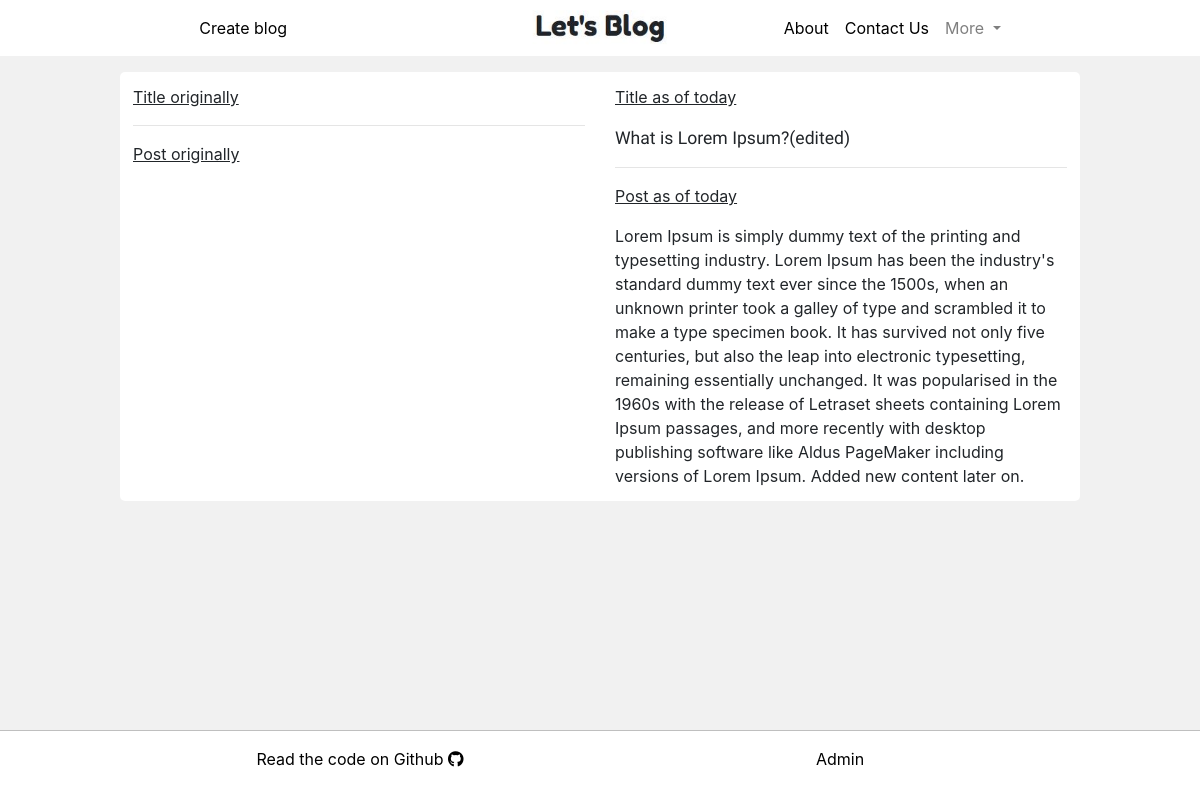
Before: /post/1/history (signed in) with the older database file.
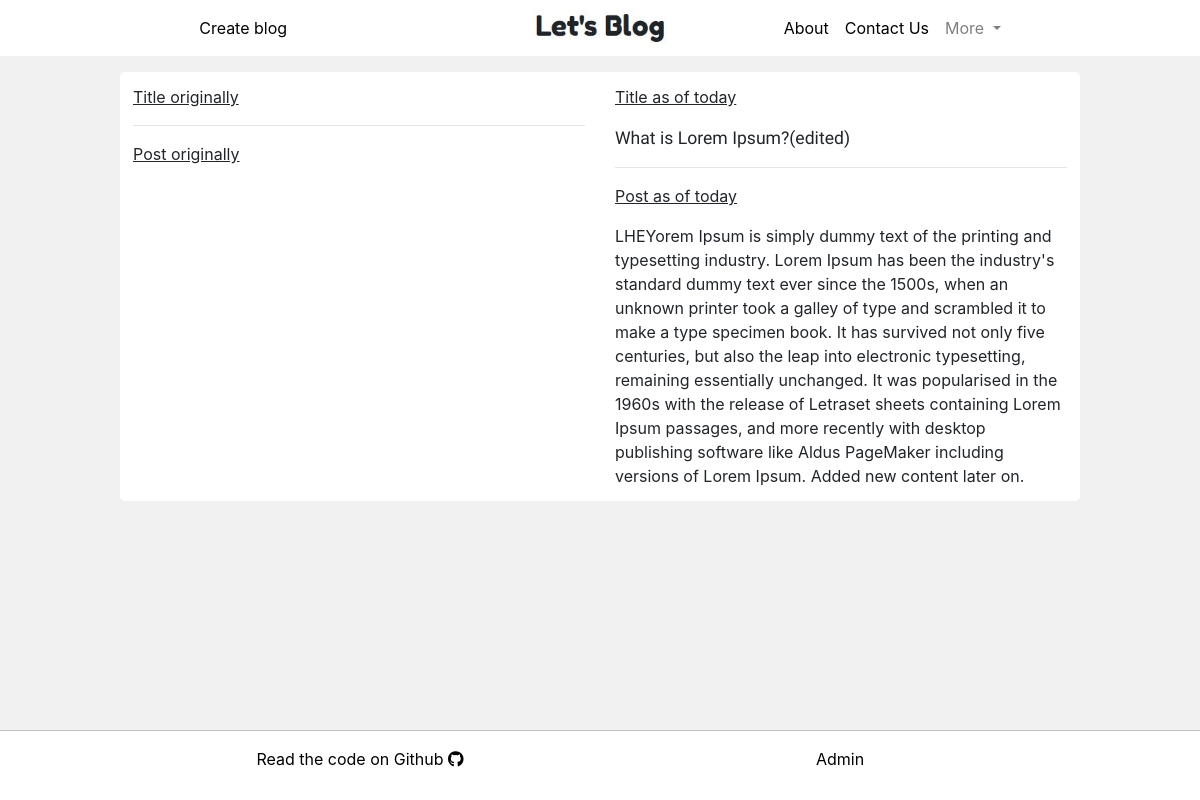
After: the same page with the newer database file.
### blogs_app/models.py (models this page shows, shortened)
class Post_model(models.Model):
    author = models.ForeignKey(Author_model, on_delete=models.CASCADE)
    title_original = models.CharField(max_length=200)
    title_edited = models.CharField(max_length=200, default="")
    body_original = models.TextField()
    body_edited = models.TextField(default="")
    created_on = models.DateTimeField(auto_now_add=True)
    created_on = models.DateTimeField(default=timezone.now())
    modified_on = models.DateTimeField(blank=True, null=True)
    published_on = models.DateTimeField(blank=True, null=True)
    likes = models.PositiveIntegerField(default=0)
    liked_by = models.ManyToManyField(Author_model, related_name="liked_by", blank=True, null=True, default=[])

### blogs_app/views.py (the view)
# urls.py: path('post/<int:pk>/history', DetailPostHistoryView.as_view(), name="history-post"),
class DetailPostHistoryView(LoginRequiredMixin, DetailView):
    login_url = '/login/'
    redirect_field_name = 'next'
    model = Post_model
    template_name = 'blogs_app/post_history.html'
    fields = ['title_original', 'body_original', 'created_on', 'author', 'published_on', 'title_edited', 'body_edited', 'likes']
    def get_context_data(self, **kwargs):
        context = super().get_context_data(**kwargs)
        author = Author_model.objects.filter(post_model=get_object_or_404(Post_model, id=self.kwargs['pk']))[0].author_name
        context['title'] = 'Post by ' + str(author)
        profile_pic = Author_model.objects.filter(author_name=self.request.user)[0].profile_pic
        context['profile_pic'] = profile_pic
        comments = Comment_model.objects.filter(post=self.kwargs['pk']).order_by('-created_on')
        context['comments'] = comments
        return context

### blogs_app/templates/blogs_app/post_history.html (shortened to what this page needs)
{% extends 'system_app/base.html' %}
{% block base_body_block %}
{% load staticfiles %}
<link rel="stylesheet" href="{% static 'blogs_app/post_history.css' %}">
<br><br>
<div class="container post-complete">
  <div class="row">
    <div class="col-md-6">
      <p class="underline">Title originally</p> <hr>
      <p class="underline">Post originally</p>
    </div>
    <div class="col-md-6">
      <p class="underline">Title as of today</p> <span class="post-title">{{ post_model.title_original }}</span><hr>
      <p class="underline">Post as of today</p> <span class="">{{ post_model.body_original }}</span>
    </div>
  </div>
</div>
<br><br>
<br><br>
{% endblock %}

Changed rows visible on the page:
changed Post_model "What is Lorem Ipsum?(edited)": body_original "Lorem Ipsum is simply dummy…" → "LHEYorem Ipsum is simply dummy…"
